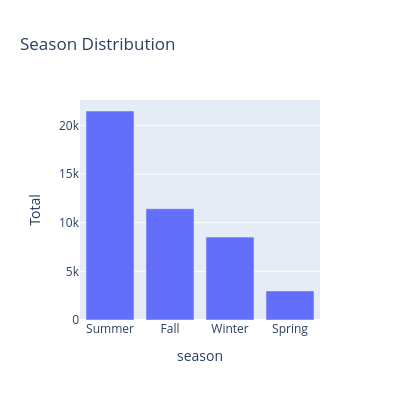

Write notebook code for a chart like this one.
### Markdown cell above
Group by category and gender to see the distribution.  
Most of the gender are men and women.  
Footwear: More male products than females products.  
Personal care/ Accessories: More female products than male products.

### Code cell
styles_df_season = styles_df.groupby('season')['season'].count().reset_index(name='Total').sort_values('Total', ascending=False)

fig = px.bar(styles_df_season,
             x='season',
             y='Total',
             title='Season Distribution',
             height=400,
             width=400)
fig.update_xaxes(tickfont=dict(size=12))
fig.show()

### Figure 1 — Plotly figure (JSON) as saved in the notebook; plotly's stock layout.template omitted (floating-point values rounded to 4 significant figures)
{"data": [{"hovertemplate": "season=%{x}<br>Total=%{y}<extra></extra>", "legendgroup": "", "marker": {"color": "#636efa", "pattern": {"shape": ""}}, "name": "", "orientation": "v", "showlegend": false, "textposition": "auto", "type": "bar", "x": ["Summer", "Fall", "Winter", "Spring"], "xaxis": "x", "y": [21472, 11431, 8517, 2983], "yaxis": "y"}], "layout": {"barmode": "relative", "height": 400, "legend": {"tracegroupgap": 0}, "title": {"text": "Season Distribution"}, "width": 400, "xaxis": {"anchor": "y", "domain": [0, 1], "tickfont": {"size": 12}, "title": {"text": "season"}}, "yaxis": {"anchor": "x", "domain": [0, 1], "title": {"text": "Total"}}}}
